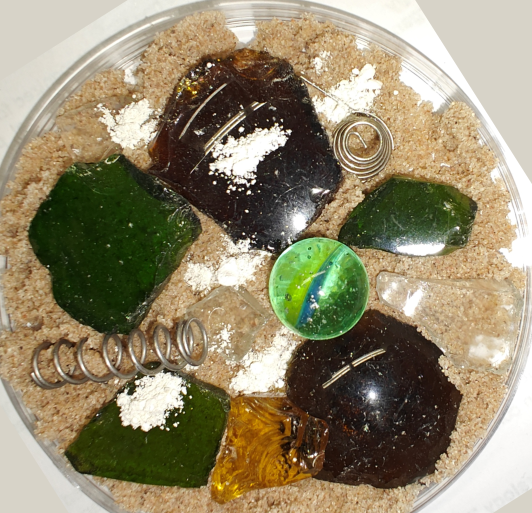
#> input picture New Tools/Beta/Images/dset_mixture.png, 1064 x 1026 px (shown at 1/2 size)
$ jupyter execute --allow-errors segmentation.ipynb   (shell and % lines are left out)
#> lines starting #> are read from the running program, lines starting #| are printed output that depends on the picture; after the words box and inside, x2 and y2 are one past the last pixel; in counts of white or black regions, pixels touching at a corner belong together
### New Tools/Beta/LIBS_handler.py
import os
from typing import List, Union, Optional, Tuple
from collections import defaultdict
import numpy as np
import h5py
import yaml
from scipy.ndimage import gaussian_filter
from scipy.signal import find_peaks
from numpy.lib.stride_tricks import sliding_window_view
import matplotlib.pyplot as plt
from matplotlib.colors import ListedColormap
from sklearn.cluster import KMeans
from sklearn.preprocessing import MinMaxScaler
from typing import Dict, List, Tuple
import pandas as pd
from LIBS_SPEC.line_handler import EmissionToolkit

class LIBS_Toolkit:
    """
    Python Toolkit designed to handle LIBS datasets.

    This class provides tools for loading data and performing various manipulations,
    including feature extraction (manual and automatic), baseline removal, and normalization.

    Attributes:
        fname (str): The filename of the LIBS dataset.
        config (dict): Configuration parameters.
        dataset (np.ndarray): The loaded LIBS dataset.
        wavelengths (np.ndarray): The wavelengths corresponding to the spectral dimension.
        positions (np.ndarray): The positions of each spectrum.
        x_size (int): The size of the x dimension.
        y_size (int): The size of the y dimension.
        spectral_size (int): The size of the spectral dimension.
        features (np.ndarray): Extracted features.
        x_features (List[float]): Wavelengths of extracted features.
    """

    def __init__(self, fname: str, config_file: Optional[str] = None, overwrite: bool = False):
        if not os.path.exists(fname):
            raise FileNotFoundError(f"The file {fname} does not exist.")
        self.fname = fname
        self._overwrite = overwrite
        self.config = self._load_config(config_file)
        self.emission_tkit = EmissionToolkit()
        self.dataset = None
        self.wavelengths = None
        self.positions = None
        self.x_size = None
        self.y_size = None
        self.spectral_size = None
        self.features = None
        self.x_features = None
        self.ids_features = None
        self.classifier = None
        self.scaler = None
        self.debug = None

    # [5 lines left out: function _load_config, not called in this run]

    def update_elements(self, element_list: List[str]) -> None:
        self.emission_tkit = EmissionToolkit(element_list)

    # [309 lines left out: functions load_dataset, wavelength_to_index, normalize_to_sum, perform_kmeans_clustering, rocchio_classify, baseline_correct and 8 more, not called in this run]


    def id_features(self, wavelength_tolerance: float = 0.2):
        self.ids_features = self.emission_tkit.identify_elements(self.x_features, wavelength_tolerance = wavelength_tolerance)

    def detailed_ids(self):
        return self.emission_tkit.print_identified_elements()

    # [193 lines left out: functions _get_baseline, _rolling_min, _get_smoothing_kernel, plot_spectrum, spectrum_generator, load_single_wavelength and 4 more, not called in this run]

### New Tools/Beta/segmentation.ipynb
[cell 1]
import numpy as np
import cv2
import matplotlib.pyplot as plt
from LIBS_handler import LIBS_Toolkit
from tqdm import tqdm

[cell 2]
fname = r"E:/Data/Data_LIBS/Vidros/mixed_dset_pro"
#> (the rest of this cell did not finish here and is left out)

#> (a cell that did not finish here is left out)

#> (a cell that did not finish here is left out)

[cell 5]
image_var = cv2.imread(r'Images/dset_mixture.png')
#> image_var is the input picture: shape (1026, 1064, 3); mean B, G, R 108.6, 136.5, 147.2
image_var = cv2.cvtColor(image_var, cv2.COLOR_BGR2RGB)

[cell 6]
def kmeans_color_quantization(image, clusters = 8, rounds = 1):
#> called with clusters = 3, rounds = 1
    h, w = image.shape[:2]
#> h = 1026; w = 1064
    samples = np.zeros([h*w,3], dtype = np.float32)
    count = 0

    for x in range(h):
        for y in range(w):
            samples[count] = image[x][y]
            count += 1
#> after the loop, count = 1091664

    compactness, labels, centers = cv2.kmeans(samples,
            clusters,
            None,
            (cv2.TERM_CRITERIA_EPS + cv2.TERM_CRITERIA_MAX_ITER, 10000, 0.0001),
            rounds,
            cv2.KMEANS_RANDOM_CENTERS)
#> compactness = 2.05e+09; centers = [[174.5, 152.2, 110.4], [228.7, 224.4, 211.7], [52.4, 48.56, 22.82]]

    centers = np.uint8(centers)
#> centers = [[174, 152, 110], [228, 224, 211], [52, 48, 22]]
    res = centers[labels.flatten()]
    return res.reshape((image.shape))
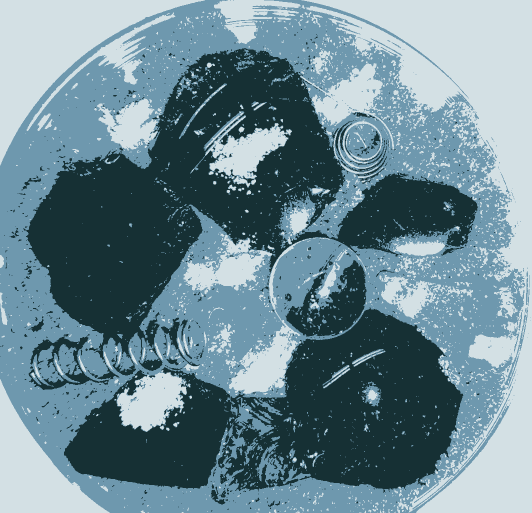
#> returned value: shape (1026, 1064, 3) (shown at 1/2 size); mean of channels 0, 1, 2 146.8, 136.2, 108; drawn as B, G, R

# Load image and perform kmeans
color_segmented = kmeans_color_quantization(image_var, clusters = 3)

plt.figure()
plt.imshow(color_segmented)

[cell 7]
plt.figure()
#> (the rest of this cell did not finish here and is left out)

[cell 8]

fig, ax = plt.subplots(1, 2, figsize = (10, 7))

result = color_segmented.copy()
mask1 = np.zeros((result.shape[0]+2, result.shape[1]+2), np.uint8)
seed_point = (100, 100)
cv2.floodFill(result, mask1, seedPoint = seed_point, newVal = (36, 255, 12), loDiff = (0, 0, 0, 0), upDiff = (0, 0, 0, 0))
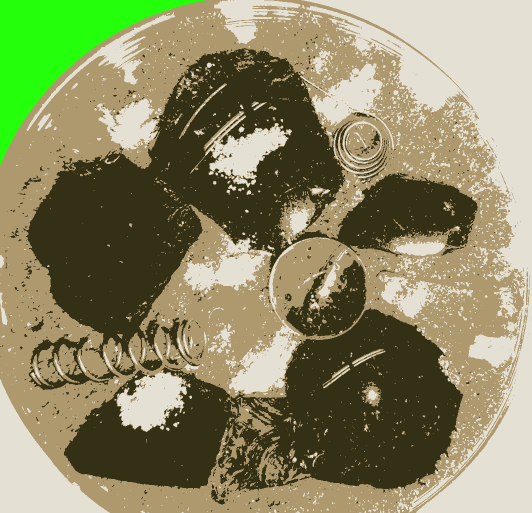
#> result: shape (1026, 1064, 3) (shown at 1/2 size); 4.07% of pixels changed, all inside (x1, y1, x2, y2) = (0, 0, 410, 331)

axs = ax[0]
axs.set_title('Image')
axs.imshow(image_var)
axs.set_xlabel(r'Wavelength $(nm)$')
axs.set_ylabel(r'Intensity (arb.un.)')
axs.grid(False)

axs = ax[1]
axs.imshow(mask1)
axs.set_title('Flood Fill')
axs.set_xlabel(r'Wavelength $(nm)$')
axs.set_ylabel(r'Intensity (arb.un.)')
axs.grid(False)


def update_map(seed_point, result, mask1):
    cv2.floodFill(result, mask1, seedPoint = seed_point, newVal = (0, 255, 0), loDiff = (25, 25, 25, 25), upDiff = (25, 25, 25, 25))
    global mask
    mask = mask1
    im1 = ax[1].imshow(mask1)


def onclick(event):
    if event.dblclick:
        result = color_segmented.copy()
        mask1 = np.zeros((result.shape[0]+2, result.shape[1]+2), np.uint8)
        seed_point = (int(event.xdata), int(event.ydata))
        if event.inaxes == ax[0]:
            update_map(seed_point, result, mask1)
            fig.canvas.draw_idle()

cid = fig.canvas.mpl_connect('button_press_event', onclick)

fig.tight_layout()
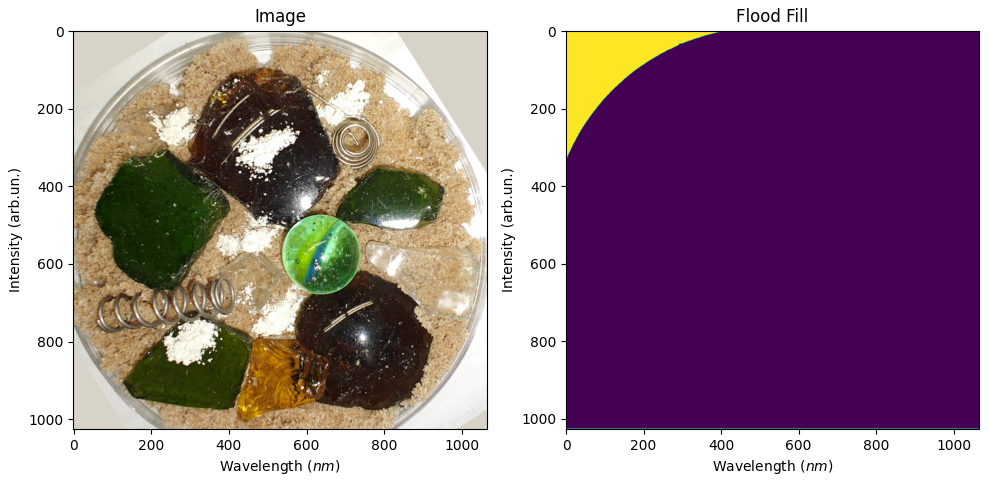
#> figure drawn by matplotlib, 2 panels
